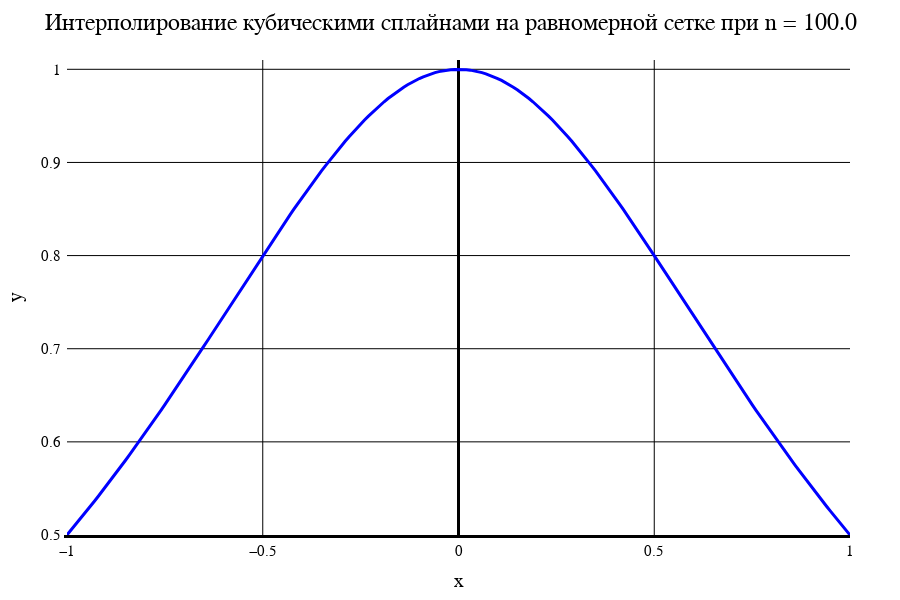

Notebook code cell kept with this figure:
### Markdown cell above
Сплайн. Равномерная сетка

### Code cell
data3[1]

### Figure 1 — Plotly figure (JSON) as saved in the notebook; plotly's stock layout.template omitted (floating-point values rounded to 4 significant figures; data arrays with more than 128 entries replaced by an {"elided": "..."} marker saying what was removed)
{"data": [{"line": {"color": "blue", "width": 3}, "mode": "line", "type": "scatter", "x": {"elided": "201 float values"}, "y": {"elided": "201 float values"}}], "layout": {"coloraxis": {"outlinecolor": "black"}, "font": {"color": "black", "family": "Time New Roman"}, "height": 600, "margin": {"b": 50, "l": 50, "r": 50, "t": 60}, "paper_bgcolor": "white", "plot_bgcolor": "white", "title": {"autosize": false, "font": {"color": "black", "family": "Times New Roman", "size": 24}, "paper_bgcolor": "red", "text": "Интерполирование кубическими сплайнами на равномерной сетке при n = 100.0"}, "width": 900, "xaxis": {"color": "black", "gridcolor": "black", "gridwidth": 1, "linecolor": "black", "linewidth": 3, "tickfont": {"size": 15}, "title": {"font": {"color": "black", "family": "Times New Roman", "size": 20}, "text": "x"}, "zeroline": true, "zerolinecolor": "black", "zerolinewidth": 3}, "yaxis": {"exponentformat": "power", "gridcolor": "black", "gridwidth": 1, "linewidth": 3, "range": [0.5, 1.01], "tickfont": {"size": 15}, "title": {"font": {"color": "black", "family": "Times New Roman", "size": 20}, "text": "y"}, "zeroline": true, "zerolinecolor": "black", "zerolinewidth": 1}}}
